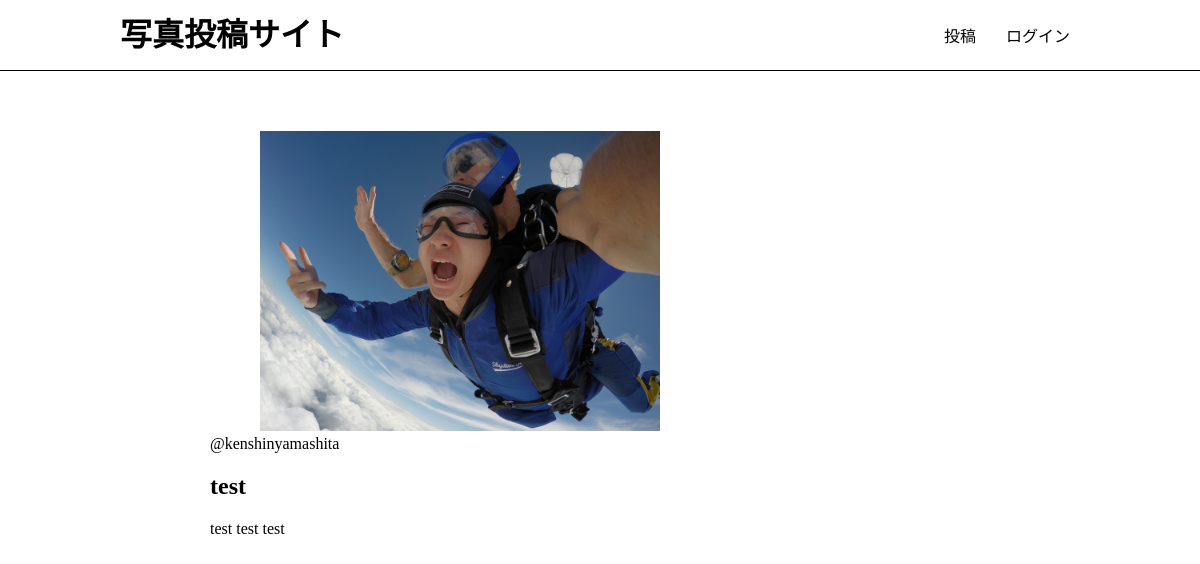
Screenshot of /photos/1/ with the database file from the repository.
### app/models.py (models this page shows, shortened)
class Photo(models.Model):
    title = models.CharField(max_length=150)
    comment = models.TextField(blank=True)
    image = models.ImageField(upload_to='photos')
    category = models.ForeignKey(Category,on_delete=models.PROTECT)
    user = models.ForeignKey(User, on_delete=models.CASCADE)
    created_at = models.DateTimeField(auto_now=True)

### app/views.py (the view)
# urls.py: path('photos/<int:pk>/', views.photos_detail, name='photos_detail'),
def photos_detail(request, pk):
    photo = get_object_or_404(Photo, pk=pk)
    return render(request, 'app/photos_detail.html', {'photo': photo})

### app/templates/app/photos_detail.html (shortened to what this page needs)
{% extends 'app/base.html' %}
{% block content %}
<div class="photo-detail">
  <img src="{{ photo.image.url }}" class="photo-img">
  <div class="photo-info">
      <a href="{% url 'app:users_detail'
                        photo.user.id %}">@{{ photo.user }}</a>
  </div>
  <h2>{{ photo.title }}</h2>
  <p>{{ photo.comment }}</p>
</div>
{% endblock %}

### static/css/style.css (style rules this page uses)
html, body { margin: 0; }
div { box-sizing: border-box; }
a { text-decoration: none; color: #000; }
.photo-img { width: 100%; max-width: 500px; height: 300px; object-fit: cover; border-radius: 4px; }
.photo-detail .photo-img { object-fit: contain; }

### rows the page displays
Photo: image (picture), user "kenshinyamashita", title "test", comment "test test test"
